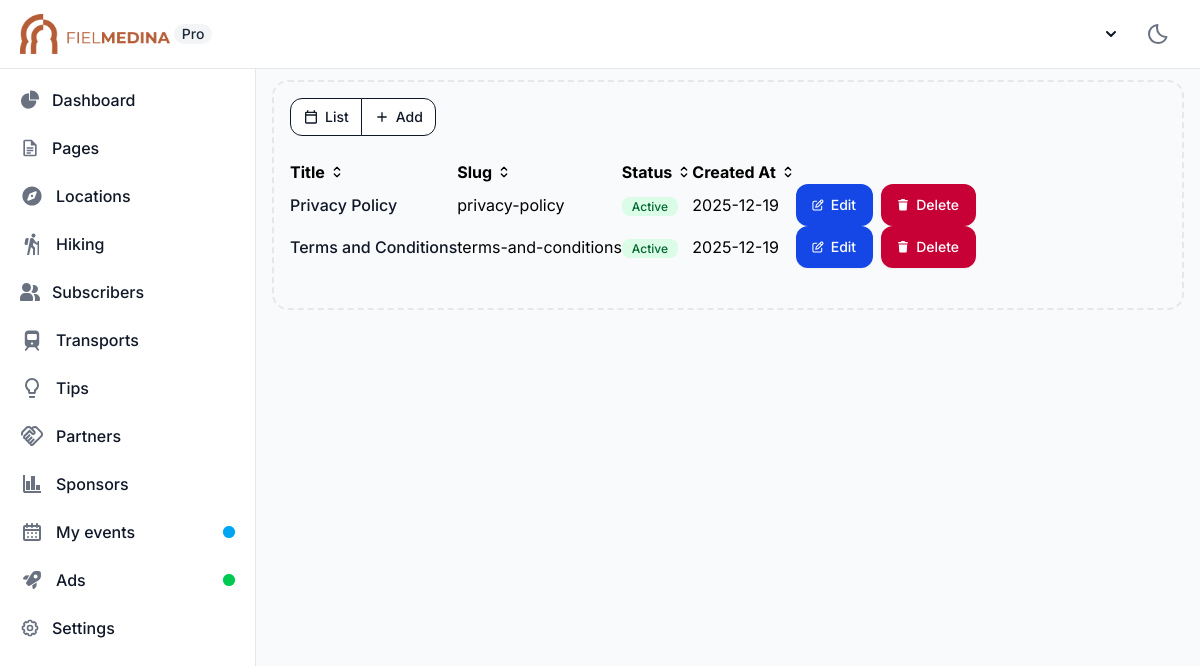
/pages/ (signed in), run on the app's committed database.
### shared/models.py (models this page shows, shortened)
class Page(models.Model):
    slug = models.SlugField(unique=True, verbose_name=_("URL Slug"))
    is_active = models.BooleanField(default=True, verbose_name=_("Active"))
    created_at = models.DateTimeField(auto_now_add=True)
    updated_at = models.DateTimeField(auto_now=True)
    title = models.CharField(max_length=255, verbose_name=_("Title"))
    content = HTMLField(verbose_name=_("Content"))
    class Meta:
        verbose_name = _("Page")
        verbose_name_plural = _("Pages")
        ordering = ["slug"]

### shared/views.py (the view)
# urls.py: path("pages/", PageListView.as_view(), name="pageList"),
class PageListView(LoginRequiredMixin, ListView):
    model = Page
    template_name = "guard/views/pages/list.html"
    context_object_name = "pages"
    paginate_by = 10
    ordering = ["slug"]

### guard/templates/guard/views/pages/list.html (shortened to what this page needs)
{% extends 'guard/base/index.html' %}
{% load static i18n %}
{% block body %}
   <div class="inline-flex rounded-base -space-x-px" role="group">
      <a href="{% url 'shared:pageList' %}" class="inline-flex items-center text-heading bg-neutral-primary border border-dark-strong hover:bg-dark hover:text-white focus:ring-3 focus:ring-neutral-tertiary-soft font-medium leading-5 rounded-s-base text-sm px-3 py-2 focus:outline-none">
         {% trans "List" %}
      </a>
      <a href="{% url 'shared:page_create' %}" class="inline-flex items-center text-heading bg-neutral-primary border border-dark-strong hover:bg-dark hover:text-white focus:ring-3 focus:ring-neutral-tertiary-soft font-medium leading-5 rounded-e-base text-sm px-3 py-2 focus:outline-none">
         <svg class="w-4 h-4 me-1.5" xmlns="http://www.w3.org/2000/svg" height="24px" viewBox="0 -960 960 960" width="24px" fill="currentColor"><path d="M440-440H200v-80h240v-240h80v240h240v80H520v240h-80v-240Z"/></svg>
         {% trans "Add" %}
      </a>
   </div>
   <div class="container py-6">
      <table id="page-list">
         <thead>
            <tr>
                  <th>
                     <span class="flex items-center">
                        {% trans "Title" %}
                        <svg class="w-4 h-4 ms-1" aria-hidden="true" xmlns="http://www.w3.org/2000/svg" width="24" height="24" fill="none" viewBox="0 0 24 24">
                              <path stroke="currentColor" stroke-linecap="round" stroke-linejoin="round" stroke-width="2" d="m8 15 4 4 4-4m0-6-4-4-4 4"/>
                        </svg>
                     </span>
                  </th>
                  <th>
                     <span class="flex items-center">
                        {% trans "Slug" %}
                        <svg class="w-4 h-4 ms-1" aria-hidden="true" xmlns="http://www.w3.org/2000/svg" width="24" height="24" fill="none" viewBox="0 0 24 24">
                              <path stroke="currentColor" stroke-linecap="round" stroke-linejoin="round" stroke-width="2" d="m8 15 4 4 4-4m0-6-4-4-4 4"/>
                        </svg>
                     </span>
                  </th>
                  <th>
                     <span class="flex items-center">
                        {% trans "Status" %}
                        <svg class="w-4 h-4 ms-1" aria-hidden="true" xmlns="http://www.w3.org/2000/svg" width="24" height="24" fill="none" viewBox="0 0 24 24">
                              <path stroke="currentColor" stroke-linecap="round" stroke-linejoin="round" stroke-width="2" d="m8 15 4 4 4-4m0-6-4-4-4 4"/>
                        </svg>
                     </span>
                  </th>
                  <th>
                     <span class="flex items-center">
                        {% trans "Created At" %}
                        <svg class="w-4 h-4 ms-1" aria-hidden="true" xmlns="http://www.w3.org/2000/svg" width="24" height="24" fill="none" viewBox="0 0 24 24">
                              <path stroke="currentColor" stroke-linecap="round" stroke-linejoin="round" stroke-width="2" d="m8 15 4 4 4-4m0-6-4-4-4 4"/>
                        </svg>
                     </span>
                  </th>
                  <th></th>
            </tr>
         </thead>
         <tbody>
            {% for data in pages %}
               <tr>
                     <td class="font-medium text-heading whitespace-nowrap">{{ data.title }}</td>
                     <td>{{ data.slug }}</td>
                     <td>
                        {% if data.is_active %}
                           <span class="bg-green-100 text-green-800 text-xs font-medium px-2.5 py-0.5 rounded dark:bg-green-900 dark:text-green-300">{% trans "Active" %}</span>
                        {% else %}
                           <span class="bg-red-100 text-red-800 text-xs font-medium px-2.5 py-0.5 rounded dark:bg-red-900 dark:text-red-300">{% trans "Inactive" %}</span>
                        {% endif %}
                     </td>
                     <td>{{ data.created_at|date:"Y-m-d" }}</td>
                     <td>
                        <div class="flex items-center gap-2">
                           <a href="{% url 'shared:page_update' data.id %}" class="inline-flex items-center text-white bg-brand box-border border border-transparent hover:bg-brand-strong focus:ring-4 focus:ring-brand-medium shadow-xs font-medium leading-5 rounded-base text-sm px-4 py-2.5 focus:outline-none">
                              {% trans "Edit" %}
                           </a>
                           <button data-modal-target="confirm-modal{{ data.id }}" data-modal-toggle="confirm-modal{{ data.id }}" class="inline-flex items-center text-white bg-danger box-border border border-transparent hover:bg-danger-strong focus:ring-4 focus:ring-danger-medium shadow-xs font-medium leading-5 rounded-base text-sm px-4 py-2.5 focus:outline-none">
                              {% trans "Delete" %}
                           </button>
                        </div>
                     </td>
               </tr>
            {% endfor %}
         </tbody>
      </table>
   </div>
{% endblock body %}

### data on the page
Page: title "Privacy Policy", slug "privacy-policy", created_at "2025-12-19"
Page: title "Terms and Conditions", slug "terms-and-conditions", created_at "2025-12-19"
